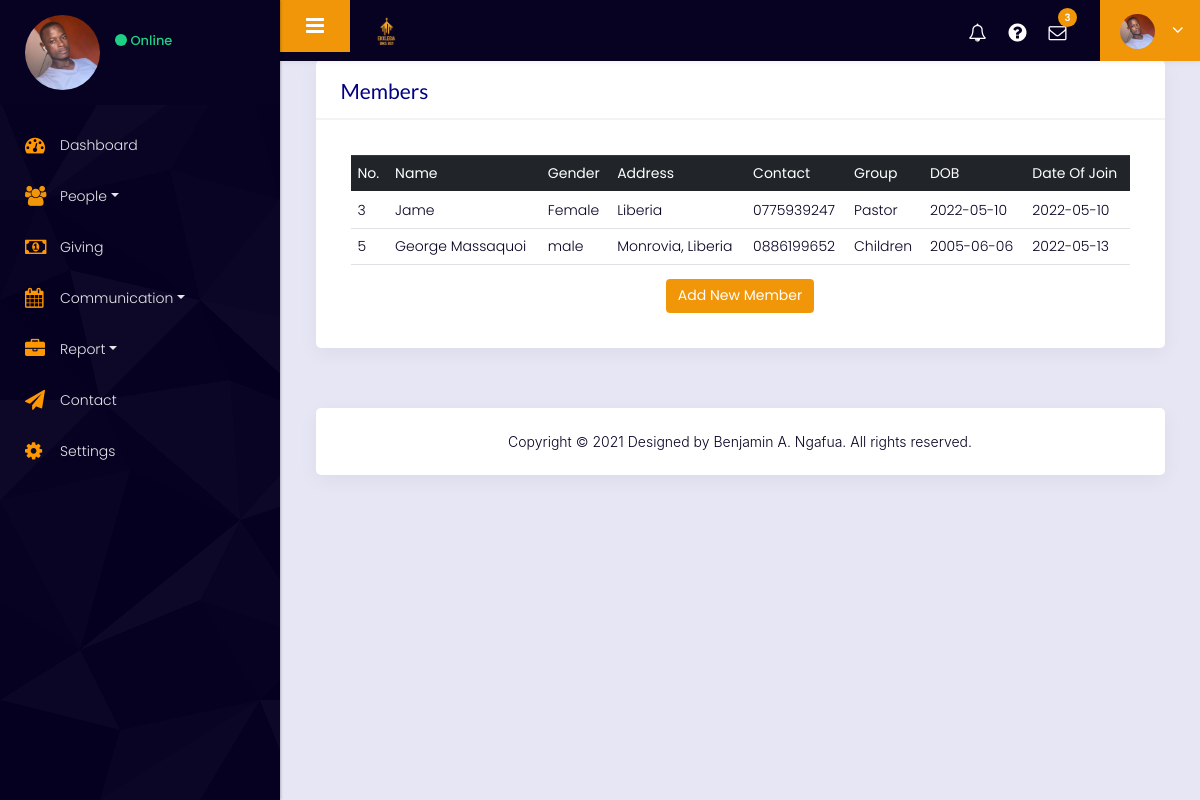
/member (signed in), run on an earlier commit of the app's database.
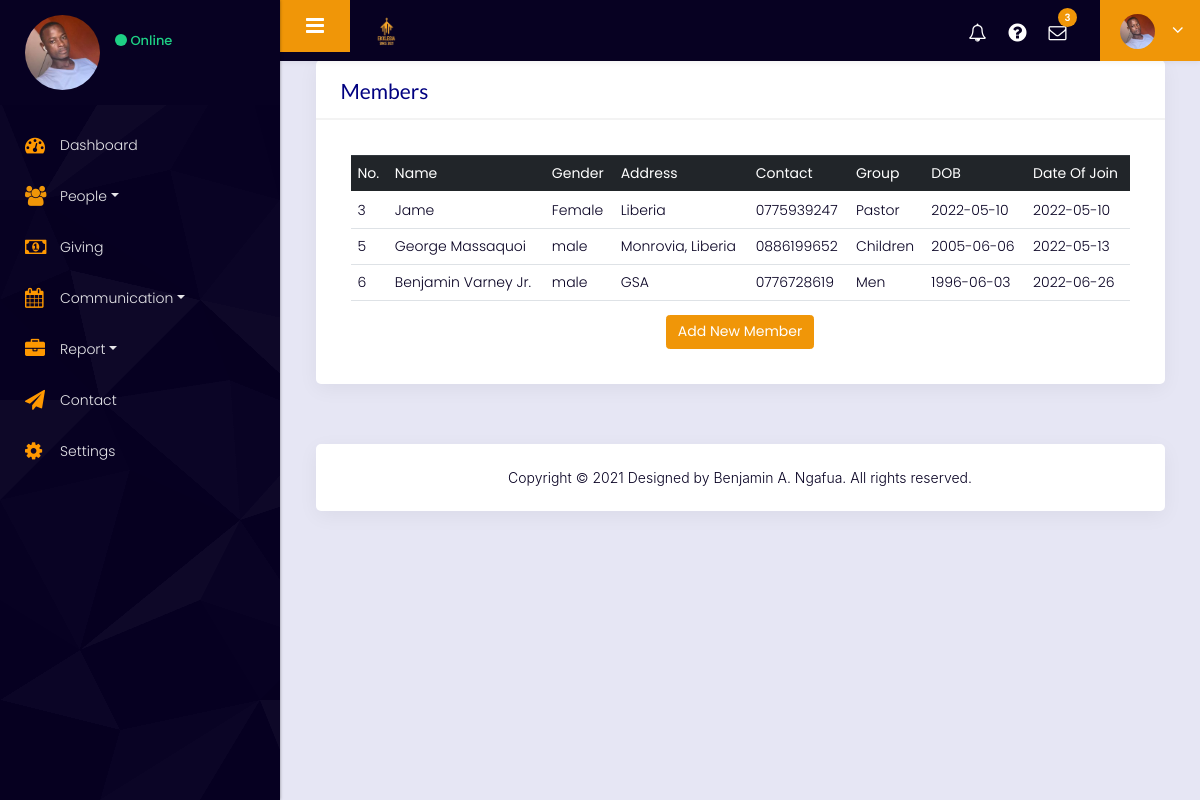
And on a later commit of the database.
### tables this page shows
CREATE TABLE members (
        account_id INTEGER,
        member_id INTEGER PRIMARY KEY,
        name TEXT NOT NULL,
        contact TEXT NOT NULL,
        address TEXT NOT NULL,
        department_group TEXT NOT NULL,
        mail TEXT NOT NULL,
        date_of_birth TEXT NOT NULL,
        gender TEXT NOT NULL,
        join_status TEXT NOT NULL,
        joined_date DATETIME,
        FOREIGN KEY(account_id) REFERENCES account(account_id)
);

### churchAPP/views.py (the view)
@views.route("/member")
@login_required
def displayMember():
    members = db.execute("SELECT * FROM members WHERE account_id=?", churchId())
    return render_template("member.html",members=members)

### churchAPP/auth.py (called while the page is built)
@auth.before_app_request
def load_logged_in_user():
    user_id = session.get('user_id')
    if user_id is None:
        g.user = None
    else:
        g.user = db.execute(
            'SELECT * FROM account WHERE account_id = ?', (user_id,)
        )[0]

def login_required(view):
    @functools.wraps(view)
    def wrapped_view(**kwargs):
        if g.user is None:
            return redirect("/login")
        return view(**kwargs)
    return wrapped_view

### churchAPP/views.py (called while the page is built)
def churchId():
    row = db.execute("SELECT account_id FROM account WHERE account_id =?", session["user_id"])[0]["account_id"]
    return row

### churchAPP/templates/member.html
{% extends "layout.html" %} {% block innerContaint %}
<div class="container-fluid">
    <div class="row">
        <div class="col-md-12">
            <div class="white_shd full margin_bottom_30">
                <div class="full graph_head">
                    <div class="heading1 margin_0">
                        <h2>Members</h2>
                    </div>
                </div>
                <div class="table_section padding_infor_info">
                    <div class="table-responsive-sm">
                        <table class="table">
                            <thead class="thead-dark">
                                <tr>
                                    <th>No.</th>
                                    <th>Name</th>
                                    <th>Gender</th>
                                    <th>Address</th>
                                    <th>Contact</th>
                                    <th>Group</th>
                                    <th>DOB</th>
                                    <th>Date Of Join</th>
                                </tr>
                            </thead>
                            <tbody>
                                {% for member in members %}
                                <tr>
                                    <td>{{member.member_id}}</td>
                                    <td>{{member.name}} </td>
                                    <td>{{member.gender}}</td>
                                    <td>{{member.address}}</td>
                                    <td>{{member.contact}}</td>
                                    <td>{{member.department_group}}</td>
                                    <td>{{member.date_of_birth}}</td>
                                    <td>{{member.joined_date}}</td>
                                </tr>
                                {% endfor %}
                            </tbody>
                        </table>
                        <div class="button_block center"><button type="button" class="btn cur-p btn-primary"><a href="/add-new-member" id="a">Add New Member</a></button></div>
                    </div>
                </div>
            </div>
        </div>
    </div>
</div>
{% endblock %}

### churchAPP/templates/layout.html (shortened to what this page needs)
<!DOCTYPE html>
<html lang="en">
<head>
    <link rel="stylesheet" href="https://cdnjs.cloudflare.com/ajax/libs/font-awesome/4.6.3/css/font-awesome.min.css">
    <link rel="stylesheet" href="https://maxcdn.bootstrapcdn.com/bootstrap/4.0.0/css/bootstrap.min.css">
    <link rel="stylesheet" href="{{url_for('static', filename='17/css/styles.css')}}">
    <link rel="stylesheet" href="{{url_for('static', filename='css/color_2.css')}}" />
    <link rel="stylesheet" href="https://cdnjs.cloudflare.com/ajax/libs/bootstrap-select/1.13.18/css/bootstrap-select.min.css" />
    <link rel="stylesheet" href="{{url_for('static', filename='css/perfect-scrollbar.css')}}" />
    <link rel="stylesheet" href="{{url_for('static', filename='css/custom.css')}}" />
    <link rel="stylesheet" href="https://cdnjs.cloudflare.com/ajax/libs/semantic-ui/2.1.4/semantic.min.css" />
    <link rel="stylesheet" href="https://cdnjs.cloudflare.com/ajax/libs/fancybox/3.5.7/jquery.fancybox.min.css" />
    <link rel="stylesheet" href="{{url_for('static', filename='style.css')}}" />
    <link rel="stylesheet" href="https://cdnjs.cloudflare.com/ajax/libs/flexslider/2.7.1/flexslider.css">
    <link rel="stylesheet" href="{{url_for('static', filename='css/responsive.css')}}" />
</head>
<body class="dashboard dashboard_1">
    <div class="full_container">
        <div class="inner_container">
            <nav id="sidebar" id="bbg">
                <div class="sidebar_blog_1">
                    <div class="sidebar_user_info">
                        <div class="user_profle_side">
                            <div class="user_img">
                                <img class="img-responsive" src="{{url_for('static', filename='images/layout_img/user_img.jpg')}}" alt="#" /></div>
                            <div class="user_info">
                                <p><span class="online_animation"></span> Online</p>
                            </div>
                        </div>
                    </div>
                </div>
                <div class="sidebar_blog_2">
                    <ul class="list-unstyled components">
                        <li class="active"><a href="/dashboard"><i class="fa fa-dashboard yellow_color"></i> <span>Dashboard</span></a></li>
                        <li><a href="#element" data-toggle="collapse" aria-expanded="false" class="dropdown-toggle"><i class="fa fa-users orange_color"> </i> <span>People</span></a>
                        </li>
                        <li><a href="#"><i class="fa fa-money yellow_color"></i> <span>Giving</span></a>
                        </li>
                        <li>
                            <a href="#apps" data-toggle="collapse" aria-expanded="false" class="dropdown-toggle"><i class="fa fa-calendar yellow_color"></i><span>Communication</span></a>
                        </li>
                        <li><a href="#report" data-toggle="collapse" aria-expanded="false" class="dropdown-toggle"><i class="fa fa-briefcase  yellow_color"></i> <span>Report</span></a>
                        </li>
                        <li>
                            <a href="#">
                                <i class="fa fa-paper-plane yellow_color"></i> <span>Contact</span></a>
                        </li>
                        <li><a href="#"><i class="fa fa-cog yellow_color"></i> <span>Settings</span></a></li>
                    </ul>
                </div>
            </nav>
            <div id="content">
                <div class="topbar">
                    <nav class="navbar navbar-expand-lg navbar-light">
                        <div class="full">
                            <button type="button" id="sidebarCollapse" class="sidebar_toggle"><i class="fa fa-bars"></i></button>
                            <div class="logo_section">
                                <a href="/dashboard"><img class="img-responsive rounded" src="{{url_for('static', filename='images/logo/logo.png')}}" alt="#" /></a>
                            </div>
                            <div class="right_topbar">
                                <div class="icon_info">
                                    <ul>
                                        <li title="notifications"><a href="#"><i class="fa fa-bell-o"></i></a></li>
                                        <li><a href="#"><i class="fa fa-question-circle"></i></a></li>
                                        <li><a href="#"><i class="fa fa-envelope-o"></i><span class="badge">3</span></a></li>
                                    </ul>
                                    <ul class="user_profile_dd">
                                        <li>
                                            <a class="dropdown-toggle" data-toggle="dropdown"><img class="img-responsive rounded-circle" src="{{url_for('static', filename='images/layout_img/user_img.jpg')}}" alt="#" /></a>
                                        </li>
                                    </ul>
                                </div>
                            </div>
                        </div>
                    </nav>
                </div>
                <div class="midde_cont">
                     {% block innerContaint %} {% endblock %}
                    <div class="container-fluid text-warning">
                        <div class="footer">
                            <p>Copyright © 2021 Designed by Benjamin A. Ngafua. All rights reserved.
                            </p>
                        </div>
                    </div>
                </div>
            </div>
        </div>
    </div>
</body>
</html>

### churchAPP/static/css/color_2.css (style rules this page uses)
.topbar .navbar { background: rgb(201, 199, 199); box-shadow: 0 2px 5px rgba(0, 0, 0, 0.05); }
.sidebar_user_info { background: rgb(201, 199, 199); }
.sidebar_toggle { background: #0971b8; }
.icon_info ul.user_profile_dd>li { background: #0971b8; }
.icon_info span.badge { background: #0971b8; }
.icon_info ul li a { color: #333; }
#sidebar { background: rgb(201, 199, 199); background-image: url("../images/layout_img/pattern_h.png"); }
#sidebar ul li a { color: #222; }

### churchAPP/static/css/perfect-scrollbar.css (style rules this page uses)
.ps { overflow: hidden !important; overflow-anchor: none; -ms-overflow-style: none; touch-action: auto; -ms-touch-action: auto; }

What changed in the data, as far as the page shows it:
added members: member_id "6", name "Benjamin Varney Jr.", gender "male", address "GSA", contact "0776728619", department_group "Men", date_of_birth "1996-06-03", joined_date "2022-06-26"
